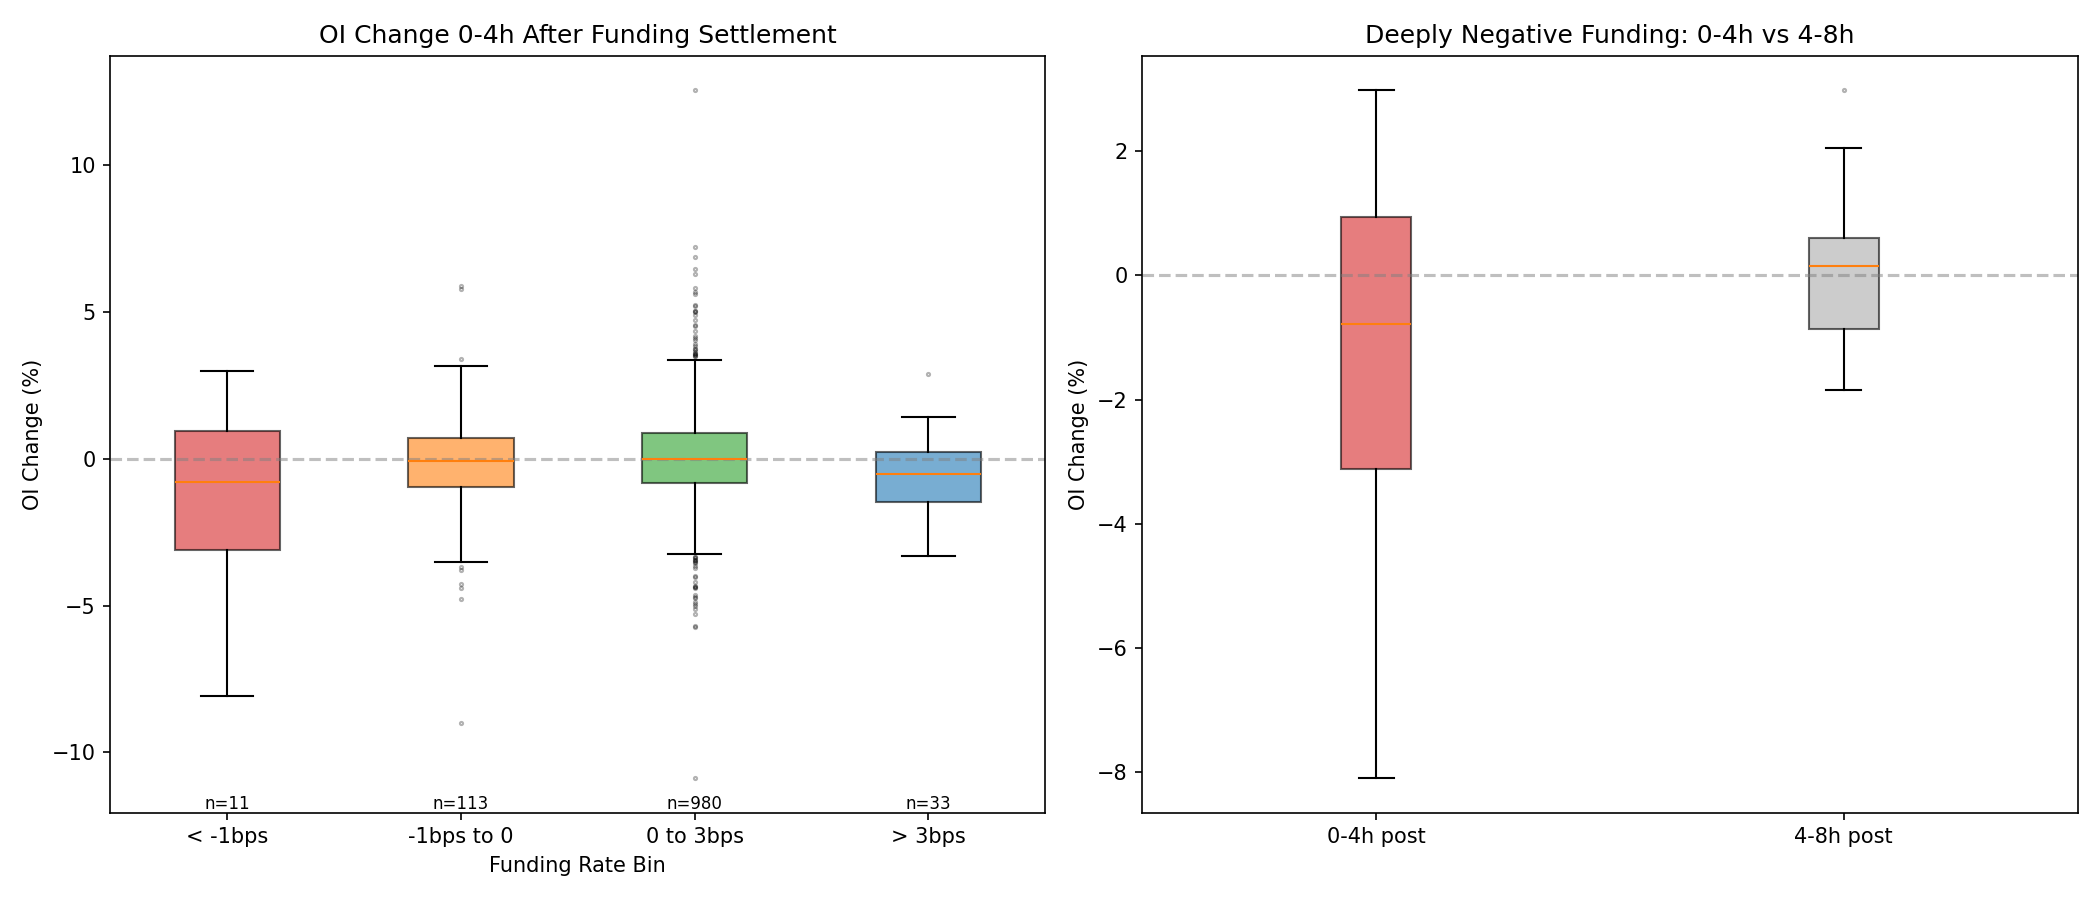

Python code for this plot:
"""
Funding Settlement → OI Closure Clustering Analysis

Tests whether OI drops cluster in the 0-4h window after negative funding
settlements on Binance, relative to neutral/positive settlements.

Cross-exchange: Binance funding, Bybit OI (market-wide positioning signal).
"""

import pandas as pd
import numpy as np
from scipy import stats
import matplotlib.pyplot as plt
import matplotlib
matplotlib.use('Agg')

BASE = "memories/mev/dynamics/data"
OUT = "memories/mev/physics"

# --- Funding rate bin thresholds (expressed as proportions) ---
# 0.0001 = 0.01% = 1 bps
BINS = {
    "deeply_neg":  (-np.inf, -0.0001),
    "mod_neg":     (-0.0001, 0.0),
    "mod_pos":     (0.0, 0.0003),
    "deeply_pos":  (0.0003, np.inf),
}
BIN_LABELS = ["deeply_neg", "mod_neg", "mod_pos", "deeply_pos"]
BIN_DISPLAY = {
    "deeply_neg": "< -1bps",
    "mod_neg": "-1bps to 0",
    "mod_pos": "0 to 3bps",
    "deeply_pos": "> 3bps",
}

HOURS_POST = 8  # hours to track after settlement


def load_data():
    """Load and combine episodes + control data."""
    fund_ep = pd.read_csv(f"{BASE}/binance_funding_episodes.csv", parse_dates=["datetime"])
    fund_ct = pd.read_csv(f"{BASE}/binance_funding_control.csv", parse_dates=["datetime"])
    funding = pd.concat([fund_ep, fund_ct], ignore_index=True)
    funding["datetime"] = pd.to_datetime(funding["datetime"], format="mixed", utc=True).dt.tz_localize(None)
    # Snap to nearest 8h settlement (00/08/16 UTC) to clean up millisecond offsets
    funding["datetime"] = funding["datetime"].dt.round("h")
    funding = funding.sort_values("datetime").drop_duplicates("datetime").reset_index(drop=True)

    oi_ep = pd.read_csv(f"{BASE}/bybit_oi_episodes.csv")
    oi_ct = pd.read_csv(f"{BASE}/bybit_oi_control.csv")
    oi = pd.concat([oi_ep, oi_ct], ignore_index=True)
    oi["datetime"] = pd.to_datetime(oi["datetime"], format="mixed", utc=True).dt.tz_localize(None)
    oi = oi.sort_values("datetime").drop_duplicates("datetime").reset_index(drop=True)
    oi = oi.set_index("datetime")

    price = pd.read_csv("memories/mev/data/eth_price_1h.csv")
    price["datetime"] = pd.to_datetime(price["datetime"], format="mixed", utc=True).dt.tz_localize(None)
    # Round to nearest hour for clean joins
    price["datetime"] = price["datetime"].dt.round("h")
    price = price.sort_values("datetime").drop_duplicates("datetime").reset_index(drop=True)
    price = price.set_index("datetime")

    return funding, oi, price


def assign_bin(rate):
    for label in BIN_LABELS:
        lo, hi = BINS[label]
        if lo <= rate < hi:
            return label
    return BIN_LABELS[-1]


def build_settlement_table(funding, oi, price):
    """For each funding settlement, compute OI and price changes in post windows."""
    rows = []
    for _, row in funding.iterrows():
        t0 = row["datetime"]
        fr = row["funding_rate"]

        # Extract hourly OI for 0..+8h
        hours = [t0 + pd.Timedelta(hours=h) for h in range(HOURS_POST + 1)]
        oi_vals = [oi.loc[h, "open_interest"] if h in oi.index else np.nan for h in hours]

        # Also check pre-settlement: -2h to 0
        pre_hours = [t0 + pd.Timedelta(hours=h) for h in range(-2, 1)]
        pre_oi = [oi.loc[h, "open_interest"] if h in oi.index else np.nan for h in pre_hours]

        # Price at same timestamps
        price_vals = [price.loc[h, "price"] if h in price.index else np.nan for h in hours]

        if np.isnan(oi_vals[0]) or np.isnan(oi_vals[4]):
            continue

        oi_0 = oi_vals[0]
        oi_4 = oi_vals[4]
        oi_8 = oi_vals[8] if not np.isnan(oi_vals[8]) else np.nan

        oi_chg_0_4 = (oi_4 - oi_0) / oi_0 * 100
        oi_chg_4_8 = (oi_8 - oi_4) / oi_4 * 100 if not np.isnan(oi_8) else np.nan

        # Price change
        p0 = price_vals[0] if not np.isnan(price_vals[0]) else np.nan
        p4 = price_vals[4] if not np.isnan(price_vals[4]) else np.nan
        price_chg_0_4 = (p4 - p0) / p0 * 100 if not (np.isnan(p0) or np.isnan(p4)) else np.nan

        # Pre-settlement OI change (-2h to 0)
        pre_oi_chg = np.nan
        if not np.isnan(pre_oi[0]) and not np.isnan(pre_oi[2]):
            pre_oi_chg = (pre_oi[2] - pre_oi[0]) / pre_oi[0] * 100

        # Hour-by-hour OI pct change from t0
        hourly_oi_pct = [(v - oi_0) / oi_0 * 100 if not np.isnan(v) else np.nan for v in oi_vals]

        rec = {
            "datetime": t0,
            "funding_rate": fr,
            "funding_bps": fr * 10000,
            "bin": assign_bin(fr),
            "oi_chg_0_4": oi_chg_0_4,
            "oi_chg_4_8": oi_chg_4_8,
            "price_chg_0_4": price_chg_0_4,
            "pre_oi_chg": pre_oi_chg,
            "price_falling": price_chg_0_4 < 0 if not np.isnan(price_chg_0_4) else None,
        }
        for h in range(HOURS_POST + 1):
            rec[f"oi_h{h}"] = hourly_oi_pct[h]

        rows.append(rec)

    return pd.DataFrame(rows)


def run_stats(df):
    """Compute summary statistics and tests."""
    lines = []
    lines.append("=" * 70)
    lines.append("FUNDING SETTLEMENT → OI CLOSURE CLUSTERING")
    lines.append("=" * 70)

    # --- Bin summary ---
    lines.append("\n## Sample sizes per funding rate bin\n")
    for b in BIN_LABELS:
        sub = df[df["bin"] == b]
        lines.append(f"  {BIN_DISPLAY[b]:>15s}: n={len(sub):4d}  "
                      f"mean_fr={sub['funding_bps'].mean():+.2f}bps  "
                      f"median_fr={sub['funding_bps'].median():+.2f}bps")

    # --- OI change by bin and window ---
    lines.append("\n## OI change (%) by funding bin and time window\n")
    lines.append(f"  {'Bin':>15s} | {'Window':>8s} | {'Mean':>8s} | {'Median':>8s} | {'Std':>8s} | {'N':>4s}")
    lines.append("  " + "-" * 60)
    for b in BIN_LABELS:
        sub = df[df["bin"] == b]
        for window, col in [("0-4h", "oi_chg_0_4"), ("4-8h", "oi_chg_4_8")]:
            vals = sub[col].dropna()
            lines.append(f"  {BIN_DISPLAY[b]:>15s} | {window:>8s} | {vals.mean():+8.4f} | "
                          f"{vals.median():+8.4f} | {vals.std():8.4f} | {len(vals):4d}")

    # --- Pre-settlement OI change ---
    lines.append("\n## Pre-settlement OI change (-2h to 0h) by bin\n")
    for b in BIN_LABELS:
        sub = df[df["bin"] == b]
        vals = sub["pre_oi_chg"].dropna()
        lines.append(f"  {BIN_DISPLAY[b]:>15s}: mean={vals.mean():+.4f}%  median={vals.median():+.4f}%  n={len(vals)}")

    # --- Statistical tests ---
    lines.append("\n## Statistical tests: OI change 0-4h\n")

    neg = df[df["bin"].isin(["deeply_neg", "mod_neg"])]["oi_chg_0_4"].dropna()
    pos = df[df["bin"].isin(["mod_pos", "deeply_pos"])]["oi_chg_0_4"].dropna()
    u_stat, u_p = stats.mannwhitneyu(neg, pos, alternative="less")
    t_stat, t_p = stats.ttest_ind(neg, pos, equal_var=False)
    lines.append(f"  Negative vs Positive funding (all):")
    lines.append(f"    Mann-Whitney U (one-sided, neg < pos): U={u_stat:.1f}, p={u_p:.6f}")
    lines.append(f"    Welch t-test (two-sided): t={t_stat:.3f}, p={t_p:.6f}")
    lines.append(f"    Neg mean={neg.mean():+.4f}%, Pos mean={pos.mean():+.4f}%")

    deep_neg = df[df["bin"] == "deeply_neg"]["oi_chg_0_4"].dropna()
    deep_pos = df[df["bin"] == "deeply_pos"]["oi_chg_0_4"].dropna()
    if len(deep_neg) > 5 and len(deep_pos) > 5:
        u2, p2 = stats.mannwhitneyu(deep_neg, deep_pos, alternative="less")
        lines.append(f"\n  Deeply negative vs Deeply positive:")
        lines.append(f"    Mann-Whitney U (one-sided): U={u2:.1f}, p={p2:.6f}")
        lines.append(f"    Deep neg mean={deep_neg.mean():+.4f}%, Deep pos mean={deep_pos.mean():+.4f}%")

    # --- 0-4h vs 4-8h within deeply negative ---
    lines.append("\n## Within deeply-negative: 0-4h vs 4-8h OI change\n")
    dn = df[df["bin"] == "deeply_neg"]
    w1 = dn["oi_chg_0_4"].dropna()
    w2 = dn["oi_chg_4_8"].dropna()
    if len(w1) > 5 and len(w2) > 5:
        u3, p3 = stats.mannwhitneyu(w1, w2, alternative="less")
        lines.append(f"  0-4h: mean={w1.mean():+.4f}%, median={w1.median():+.4f}%")
        lines.append(f"  4-8h: mean={w2.mean():+.4f}%, median={w2.median():+.4f}%")
        lines.append(f"  Mann-Whitney (0-4h < 4-8h): U={u3:.1f}, p={p3:.6f}")

    # --- Price-conditional analysis ---
    lines.append("\n## Price-conditional: OI change 0-4h when price is falling vs rising\n")
    for b in BIN_LABELS:
        sub = df[df["bin"] == b]
        fall = sub[sub["price_falling"] == True]["oi_chg_0_4"].dropna()
        rise = sub[sub["price_falling"] == False]["oi_chg_0_4"].dropna()
        lines.append(f"  {BIN_DISPLAY[b]:>15s}:  price_falling: mean={fall.mean():+.4f}% (n={len(fall)})  "
                      f"price_rising: mean={rise.mean():+.4f}% (n={len(rise)})")

    # Negative funding + price falling vs negative funding + price rising
    lines.append("\n  Test: negative funding + price falling vs negative funding + price rising")
    neg_fall = df[(df["bin"].isin(["deeply_neg", "mod_neg"])) & (df["price_falling"] == True)]["oi_chg_0_4"].dropna()
    neg_rise = df[(df["bin"].isin(["deeply_neg", "mod_neg"])) & (df["price_falling"] == False)]["oi_chg_0_4"].dropna()
    if len(neg_fall) > 5 and len(neg_rise) > 5:
        u4, p4 = stats.mannwhitneyu(neg_fall, neg_rise, alternative="less")
        lines.append(f"    Neg+falling: mean={neg_fall.mean():+.4f}% (n={len(neg_fall)})")
        lines.append(f"    Neg+rising:  mean={neg_rise.mean():+.4f}% (n={len(neg_rise)})")
        lines.append(f"    Mann-Whitney (falling < rising): U={u4:.1f}, p={p4:.6f}")

    # Bonus: does funding add signal beyond price?
    lines.append("\n  Test: negative funding + price falling vs POSITIVE funding + price falling")
    pos_fall = df[(df["bin"].isin(["mod_pos", "deeply_pos"])) & (df["price_falling"] == True)]["oi_chg_0_4"].dropna()
    if len(neg_fall) > 5 and len(pos_fall) > 5:
        u5, p5 = stats.mannwhitneyu(neg_fall, pos_fall, alternative="less")
        lines.append(f"    Neg+falling: mean={neg_fall.mean():+.4f}% (n={len(neg_fall)})")
        lines.append(f"    Pos+falling: mean={pos_fall.mean():+.4f}% (n={len(pos_fall)})")
        lines.append(f"    Mann-Whitney: U={u5:.1f}, p={p5:.6f}")
        lines.append(f"    → If significant: funding adds signal beyond price movement alone")

    # --- Summary ---
    lines.append("\n" + "=" * 70)
    lines.append("SUMMARY")
    lines.append("=" * 70)

    return "\n".join(lines)


def plot_boxplot(df):
    """Box plot of OI change (0-4h) by funding rate bin."""
    fig, axes = plt.subplots(1, 2, figsize=(14, 6))

    # Left: 0-4h window by bin
    data_04 = [df[df["bin"] == b]["oi_chg_0_4"].dropna().values for b in BIN_LABELS]
    labels = [BIN_DISPLAY[b] for b in BIN_LABELS]

    bp = axes[0].boxplot(data_04, tick_labels=labels, patch_artist=True, showfliers=True,
                          flierprops=dict(marker='.', markersize=3, alpha=0.3))
    colors = ["#d62728", "#ff7f0e", "#2ca02c", "#1f77b4"]
    for patch, color in zip(bp["boxes"], colors):
        patch.set_facecolor(color)
        patch.set_alpha(0.6)
    axes[0].axhline(0, color="gray", linestyle="--", alpha=0.5)
    axes[0].set_ylabel("OI Change (%)")
    axes[0].set_title("OI Change 0-4h After Funding Settlement")
    axes[0].set_xlabel("Funding Rate Bin")
    # Add sample sizes
    for i, b in enumerate(BIN_LABELS):
        n = len(df[df["bin"] == b]["oi_chg_0_4"].dropna())
        axes[0].text(i + 1, axes[0].get_ylim()[0], f"n={n}", ha="center", va="bottom", fontsize=8)

    # Right: 0-4h vs 4-8h for deeply negative
    dn = df[df["bin"] == "deeply_neg"]
    data_compare = [dn["oi_chg_0_4"].dropna().values, dn["oi_chg_4_8"].dropna().values]
    bp2 = axes[1].boxplot(data_compare, tick_labels=["0-4h post", "4-8h post"], patch_artist=True,
                           flierprops=dict(marker='.', markersize=3, alpha=0.3))
    bp2["boxes"][0].set_facecolor("#d62728")
    bp2["boxes"][0].set_alpha(0.6)
    bp2["boxes"][1].set_facecolor("#aaaaaa")
    bp2["boxes"][1].set_alpha(0.6)
    axes[1].axhline(0, color="gray", linestyle="--", alpha=0.5)
    axes[1].set_ylabel("OI Change (%)")
    axes[1].set_title("Deeply Negative Funding: 0-4h vs 4-8h")

    plt.tight_layout()
    plt.savefig(f"{OUT}/funding_oi_clustering.png", dpi=150)
    plt.close()
    print(f"Saved {OUT}/funding_oi_clustering.png")


def plot_time_profile(df):
    """Hour-by-hour OI change profile after settlement, by funding bin."""
    fig, axes = plt.subplots(1, 2, figsize=(14, 6))

    hours = list(range(HOURS_POST + 1))
    colors_map = {
        "deeply_neg": "#d62728",
        "mod_neg": "#ff7f0e",
        "mod_pos": "#2ca02c",
        "deeply_pos": "#1f77b4",
    }

    # Left: All bins
    for b in BIN_LABELS:
        sub = df[df["bin"] == b]
        means = [sub[f"oi_h{h}"].mean() for h in hours]
        sems = [sub[f"oi_h{h}"].sem() for h in hours]
        axes[0].plot(hours, means, marker="o", markersize=4, label=f"{BIN_DISPLAY[b]} (n={len(sub)})",
                     color=colors_map[b], linewidth=2)
        axes[0].fill_between(hours,
                              [m - s for m, s in zip(means, sems)],
                              [m + s for m, s in zip(means, sems)],
                              alpha=0.15, color=colors_map[b])

    axes[0].axhline(0, color="gray", linestyle="--", alpha=0.5)
    axes[0].axvline(4, color="gray", linestyle=":", alpha=0.5, label="4h mark")
    axes[0].set_xlabel("Hours After Settlement")
    axes[0].set_ylabel("Cumulative OI Change from Settlement (%)")
    axes[0].set_title("OI Profile After Funding Settlement")
    axes[0].legend(fontsize=8)
    axes[0].set_xticks(hours)

    # Right: Deeply negative, split by price falling/rising
    dn = df[df["bin"] == "deeply_neg"]
    for cond, label, color in [(True, "Price Falling", "#d62728"), (False, "Price Rising", "#2ca02c")]:
        sub = dn[dn["price_falling"] == cond]
        if len(sub) < 3:
            continue
        means = [sub[f"oi_h{h}"].mean() for h in hours]
        sems = [sub[f"oi_h{h}"].sem() for h in hours]
        axes[1].plot(hours, means, marker="o", markersize=4, label=f"{label} (n={len(sub)})",
                     color=color, linewidth=2)
        axes[1].fill_between(hours,
                              [m - s for m, s in zip(means, sems)],
                              [m + s for m, s in zip(means, sems)],
                              alpha=0.15, color=color)

    axes[1].axhline(0, color="gray", linestyle="--", alpha=0.5)
    axes[1].axvline(4, color="gray", linestyle=":", alpha=0.5)
    axes[1].set_xlabel("Hours After Settlement")
    axes[1].set_ylabel("Cumulative OI Change from Settlement (%)")
    axes[1].set_title("Deeply Negative Funding: Price-Conditional")
    axes[1].legend(fontsize=8)
    axes[1].set_xticks(hours)

    plt.tight_layout()
    plt.savefig(f"{OUT}/funding_oi_timeprofile.png", dpi=150)
    plt.close()
    print(f"Saved {OUT}/funding_oi_timeprofile.png")


def main():
    funding, oi, price = load_data()
    print(f"Funding settlements: {len(funding)}")
    print(f"OI hourly rows: {len(oi)}")
    print(f"Price hourly rows: {len(price)}")
    print(f"Funding date range: {funding['datetime'].min()} to {funding['datetime'].max()}")
    print(f"OI date range: {oi.index.min()} to {oi.index.max()}")

    df = build_settlement_table(funding, oi, price)
    print(f"Matched settlements: {len(df)}")

    results = run_stats(df)
    print(results)

    # Append summary interpretation
    # Check the key results to write a summary
    neg = df[df["bin"].isin(["deeply_neg", "mod_neg"])]["oi_chg_0_4"].dropna()
    pos = df[df["bin"].isin(["mod_pos", "deeply_pos"])]["oi_chg_0_4"].dropna()
    deep_neg = df[df["bin"] == "deeply_neg"]

    summary_lines = []
    if neg.mean() < pos.mean():
        diff = pos.mean() - neg.mean()
        summary_lines.append(f"OI change in 0-4h is more negative after negative funding than positive funding "
                              f"(diff={diff:.4f}pp).")
    else:
        summary_lines.append("No evidence that OI drops more after negative funding than positive.")

    dn_04 = deep_neg["oi_chg_0_4"].dropna()
    dn_48 = deep_neg["oi_chg_4_8"].dropna()
    if len(dn_04) > 0 and len(dn_48) > 0:
        if dn_04.mean() < dn_48.mean():
            summary_lines.append(f"After deeply negative funding, closures are front-loaded: "
                                  f"0-4h mean={dn_04.mean():+.4f}% vs 4-8h mean={dn_48.mean():+.4f}%.")
        else:
            summary_lines.append(f"After deeply negative funding, closures are NOT front-loaded: "
                                  f"0-4h mean={dn_04.mean():+.4f}% vs 4-8h mean={dn_48.mean():+.4f}%.")

    pre = deep_neg["pre_oi_chg"].dropna()
    if len(pre) > 0:
        summary_lines.append(f"Pre-settlement (-2h to 0h) OI change for deeply negative: "
                              f"mean={pre.mean():+.4f}% — {'suggests preemptive closing' if pre.mean() < 0 else 'no preemptive closing signal'}.")

    results += "\n" + "\n".join(summary_lines) + "\n"

    with open(f"{OUT}/funding_oi_results.txt", "w") as f:
        f.write(results)
    print(f"\nSaved {OUT}/funding_oi_results.txt")

    plot_boxplot(df)
    plot_time_profile(df)


if __name__ == "__main__":
    main()
